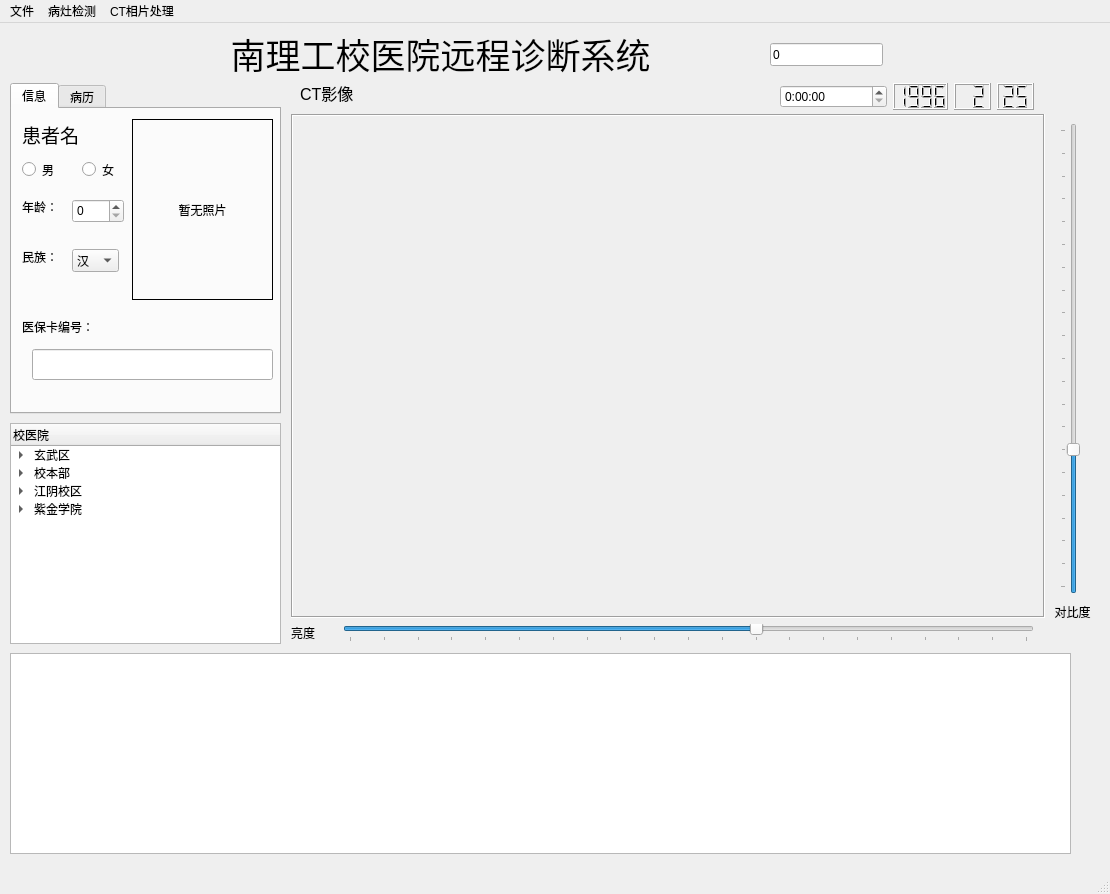
<?xml version="1.0" encoding="UTF-8"?>
<ui version="4.0">
 <class>MainWindow</class>
 <widget class="QMainWindow" name="MainWindow">
  <property name="geometry">
   <rect>
    <x>0</x>
    <y>0</y>
    <width>1110</width>
    <height>894</height>
   </rect>
  </property>
  <property name="sizePolicy">
   <sizepolicy hsizetype="Fixed" vsizetype="Fixed">
    <horstretch>0</horstretch>
    <verstretch>0</verstretch>
   </sizepolicy>
  </property>
  <property name="windowTitle">
   <string>MainWindow</string>
  </property>
  <widget class="QWidget" name="centralwidget">
   <property name="sizePolicy">
    <sizepolicy hsizetype="MinimumExpanding" vsizetype="MinimumExpanding">
     <horstretch>1</horstretch>
     <verstretch>1</verstretch>
    </sizepolicy>
   </property>
   <widget class="QLabel" name="label">
    <property name="geometry">
     <rect>
      <x>180</x>
      <y>10</y>
      <width>521</width>
      <height>41</height>
     </rect>
    </property>
    <property name="font">
     <font>
      <family>华文新魏</family>
      <pointsize>26</pointsize>
     </font>
    </property>
    <property name="text">
     <string>南理工校医院远程诊断系统</string>
    </property>
    <property name="alignment">
     <set>Qt::AlignCenter</set>
    </property>
   </widget>
   <widget class="QTreeWidget" name="treeWidget">
    <property name="geometry">
     <rect>
      <x>10</x>
      <y>400</y>
      <width>271</width>
      <height>221</height>
     </rect>
    </property>
    <property name="palette">
     <palette>
      <active>
       <colorrole role="Base">
        <brush brushstyle="SolidPattern">
         <color alpha="255">
          <red>255</red>
          <green>255</green>
          <blue>255</blue>
         </color>
        </brush>
       </colorrole>
      </active>
      <inactive>
       <colorrole role="Base">
        <brush brushstyle="SolidPattern">
         <color alpha="255">
          <red>255</red>
          <green>255</green>
          <blue>255</blue>
         </color>
        </brush>
       </colorrole>
      </inactive>
      <disabled>
       <colorrole role="Base">
        <brush brushstyle="SolidPattern">
         <color alpha="255">
          <red>240</red>
          <green>240</green>
          <blue>240</blue>
         </color>
        </brush>
       </colorrole>
      </disabled>
     </palette>
    </property>
    <column>
     <property name="text">
      <string>校医院</string>
     </property>
    </column>
    <item>
     <property name="text">
      <string>玄武区</string>
     </property>
     <item>
      <property name="text">
       <string>内科</string>
      </property>
      <item>
       <property name="text">
        <string>神经内科</string>
       </property>
      </item>
      <item>
       <property name="text">
        <string>消化科</string>
       </property>
      </item>
      <item>
       <property name="text">
        <string>内分泌科</string>
       </property>
      </item>
      <item>
       <property name="text">
        <string>妇科</string>
       </property>
      </item>
      <item>
       <property name="text">
        <string>呼吸科</string>
       </property>
      </item>
      <item>
       <property name="text">
        <string>肾内科</string>
       </property>
      </item>
     </item>
     <item>
      <property name="text">
       <string>外科</string>
      </property>
      <item>
       <property name="text">
        <string>肝胆外科</string>
       </property>
      </item>
      <item>
       <property name="text">
        <string>血管外科</string>
       </property>
      </item>
      <item>
       <property name="text">
        <string>心胸外科</string>
       </property>
      </item>
      <item>
       <property name="text">
        <string>耳鼻咽喉科</string>
       </property>
      </item>
     </item>
     <item>
      <property name="text">
       <string>急诊科</string>
      </property>
     </item>
    </item>
    <item>
     <property name="text">
      <string>校本部</string>
     </property>
     <item>
      <property name="text">
       <string>骨科</string>
      </property>
     </item>
     <item>
      <property name="text">
       <string>血管外科</string>
      </property>
     </item>
     <item>
      <property name="text">
       <string>心脏科</string>
      </property>
     </item>
     <item>
      <property name="text">
       <string>脑科</string>
      </property>
     </item>
     <item>
      <property name="text">
       <string>神经内科</string>
      </property>
     </item>
    </item>
    <item>
     <property name="text">
      <string>江阴校区</string>
     </property>
     <item>
      <property name="text">
       <string>消化科</string>
      </property>
     </item>
     <item>
      <property name="text">
       <string>呼吸科</string>
      </property>
     </item>
     <item>
      <property name="text">
       <string>泌尿外科</string>
      </property>
     </item>
     <item>
      <property name="text">
       <string>中医科</string>
      </property>
     </item>
    </item>
    <item>
     <property name="text">
      <string>紫金学院</string>
     </property>
     <item>
      <property name="text">
       <string>妇产科</string>
      </property>
     </item>
     <item>
      <property name="text">
       <string>老年医学科</string>
      </property>
     </item>
     <item>
      <property name="text">
       <string>儿科</string>
      </property>
     </item>
    </item>
   </widget>
   <widget class="QLabel" name="CT_Img_Label">
    <property name="geometry">
     <rect>
      <x>291</x>
      <y>91</y>
      <width>754</width>
      <height>504</height>
     </rect>
    </property>
    <property name="frameShape">
     <enum>QFrame::Box</enum>
    </property>
    <property name="frameShadow">
     <enum>QFrame::Sunken</enum>
    </property>
    <property name="text">
     <string/>
    </property>
    <property name="pixmap">
     <pixmap resource="res.qrc">:/CT.jpg</pixmap>
    </property>
    <property name="scaledContents">
     <bool>true</bool>
    </property>
    <property name="alignment">
     <set>Qt::AlignCenter</set>
    </property>
   </widget>
   <widget class="QLabel" name="label_2">
    <property name="geometry">
     <rect>
      <x>300</x>
      <y>60</y>
      <width>60</width>
      <height>20</height>
     </rect>
    </property>
    <property name="font">
     <font>
      <pointsize>12</pointsize>
     </font>
    </property>
    <property name="text">
     <string>CT影像</string>
    </property>
   </widget>
   <widget class="QTabWidget" name="tabWidget">
    <property name="geometry">
     <rect>
      <x>10</x>
      <y>60</y>
      <width>271</width>
      <height>331</height>
     </rect>
    </property>
    <property name="currentIndex">
     <number>0</number>
    </property>
    <widget class="QWidget" name="tab">
     <attribute name="title">
      <string>信息</string>
     </attribute>
     <widget class="QSpinBox" name="ageSpinBox">
      <property name="geometry">
       <rect>
        <x>60</x>
        <y>90</y>
        <width>52</width>
        <height>24</height>
       </rect>
      </property>
     </widget>
     <widget class="QLabel" name="label_6">
      <property name="geometry">
       <rect>
        <x>10</x>
        <y>210</y>
        <width>90</width>
        <height>15</height>
       </rect>
      </property>
      <property name="text">
       <string>医保卡编号：</string>
      </property>
     </widget>
     <widget class="QLabel" name="photoLabel">
      <property name="geometry">
       <rect>
        <x>120</x>
        <y>10</y>
        <width>141</width>
        <height>181</height>
       </rect>
      </property>
      <property name="frameShape">
       <enum>QFrame::Panel</enum>
      </property>
      <property name="text">
       <string>暂无照片</string>
      </property>
      <property name="scaledContents">
       <bool>true</bool>
      </property>
      <property name="alignment">
       <set>Qt::AlignCenter</set>
      </property>
     </widget>
     <widget class="QLabel" name="label_4">
      <property name="geometry">
       <rect>
        <x>10</x>
        <y>90</y>
        <width>45</width>
        <height>15</height>
       </rect>
      </property>
      <property name="text">
       <string>年龄：</string>
      </property>
     </widget>
     <widget class="QLineEdit" name="ssnLineEdit">
      <property name="geometry">
       <rect>
        <x>20</x>
        <y>240</y>
        <width>241</width>
        <height>31</height>
       </rect>
      </property>
     </widget>
     <widget class="QLabel" name="label_5">
      <property name="geometry">
       <rect>
        <x>10</x>
        <y>140</y>
        <width>45</width>
        <height>15</height>
       </rect>
      </property>
      <property name="text">
       <string>民族：</string>
      </property>
     </widget>
     <widget class="QComboBox" name="ethniComboBox">
      <property name="geometry">
       <rect>
        <x>60</x>
        <y>140</y>
        <width>47</width>
        <height>23</height>
       </rect>
      </property>
      <property name="currentText">
       <string>汉</string>
      </property>
      <property name="currentIndex">
       <number>0</number>
      </property>
      <item>
       <property name="text">
        <string>汉</string>
       </property>
      </item>
     </widget>
     <widget class="QRadioButton" name="femaleRadioButton">
      <property name="geometry">
       <rect>
        <x>70</x>
        <y>50</y>
        <width>44</width>
        <height>21</height>
       </rect>
      </property>
      <property name="text">
       <string>女</string>
      </property>
     </widget>
     <widget class="QLabel" name="nameLabel">
      <property name="geometry">
       <rect>
        <x>10</x>
        <y>10</y>
        <width>91</width>
        <height>31</height>
       </rect>
      </property>
      <property name="font">
       <font>
        <family>华文楷体</family>
        <pointsize>14</pointsize>
       </font>
      </property>
      <property name="text">
       <string>患者名</string>
      </property>
     </widget>
     <widget class="QRadioButton" name="maleRadioButton">
      <property name="geometry">
       <rect>
        <x>10</x>
        <y>50</y>
        <width>44</width>
        <height>21</height>
       </rect>
      </property>
      <property name="text">
       <string>男</string>
      </property>
     </widget>
    </widget>
    <widget class="QWidget" name="tab_2">
     <attribute name="title">
      <string>病历</string>
     </attribute>
     <widget class="QTextEdit" name="caseTextEdit">
      <property name="geometry">
       <rect>
        <x>10</x>
        <y>10</y>
        <width>261</width>
        <height>271</height>
       </rect>
      </property>
      <property name="html">
       <string>&lt;!DOCTYPE HTML PUBLIC &quot;-//W3C//DTD HTML 4.0//EN&quot; &quot;http://www.w3.org/TR/REC-html40/strict.dtd&quot;&gt;
&lt;html&gt;&lt;head&gt;&lt;meta name=&quot;qrichtext&quot; content=&quot;1&quot; /&gt;&lt;style type=&quot;text/css&quot;&gt;
p, li { white-space: pre-wrap; }
&lt;/style&gt;&lt;/head&gt;&lt;body style=&quot; font-family:'SimSun'; font-size:9pt; font-weight:400; font-style:normal;&quot;&gt;
&lt;p style=&quot; margin-top:0px; margin-bottom:0px; margin-left:0px; margin-right:0px; -qt-block-indent:0; text-indent:0px;&quot;&gt;暂未信息&lt;/p&gt;&lt;/body&gt;&lt;/html&gt;</string>
      </property>
     </widget>
    </widget>
   </widget>
   <widget class="QWidget" name="layoutWidget">
    <property name="geometry">
     <rect>
      <x>780</x>
      <y>60</y>
      <width>254</width>
      <height>27</height>
     </rect>
    </property>
    <layout class="QHBoxLayout" name="horizontalLayout_2">
     <item>
      <widget class="QTimeEdit" name="timeEdit">
       <property name="displayFormat">
        <string>H:mm:ss</string>
       </property>
      </widget>
     </item>
     <item>
      <layout class="QHBoxLayout" name="horizontalLayout">
       <item>
        <widget class="QLCDNumber" name="yearLcdNumber">
         <property name="digitCount">
          <number>4</number>
         </property>
         <property name="segmentStyle">
          <enum>QLCDNumber::Filled</enum>
         </property>
         <property name="value" stdset="0">
          <double>1996.000000000000000</double>
         </property>
         <property name="intValue" stdset="0">
          <number>1996</number>
         </property>
        </widget>
       </item>
       <item>
        <widget class="QLCDNumber" name="monthLcdNumber">
         <property name="digitCount">
          <number>2</number>
         </property>
         <property name="value" stdset="0">
          <double>2.000000000000000</double>
         </property>
        </widget>
       </item>
       <item>
        <widget class="QLCDNumber" name="dayLcdNumber">
         <property name="digitCount">
          <number>2</number>
         </property>
         <property name="intValue" stdset="0">
          <number>25</number>
         </property>
        </widget>
       </item>
      </layout>
     </item>
    </layout>
   </widget>
   <widget class="QTableView" name="basicTableView">
    <property name="geometry">
     <rect>
      <x>10</x>
      <y>630</y>
      <width>1061</width>
      <height>201</height>
     </rect>
    </property>
   </widget>
   <widget class="QLabel" name="label_horizon">
    <property name="geometry">
     <rect>
      <x>291</x>
      <y>601</y>
      <width>45</width>
      <height>17</height>
     </rect>
    </property>
    <property name="text">
     <string>亮度</string>
    </property>
   </widget>
   <widget class="QSlider" name="horizontalSlider">
    <property name="geometry">
     <rect>
      <x>343</x>
      <y>601</y>
      <width>691</width>
      <height>18</height>
     </rect>
    </property>
    <property name="maximum">
     <number>100</number>
    </property>
    <property name="value">
     <number>60</number>
    </property>
    <property name="orientation">
     <enum>Qt::Horizontal</enum>
    </property>
    <property name="tickPosition">
     <enum>QSlider::TicksBelow</enum>
    </property>
    <property name="tickInterval">
     <number>5</number>
    </property>
   </widget>
   <widget class="QSlider" name="verticalSlider">
    <property name="geometry">
     <rect>
      <x>1060</x>
      <y>100</y>
      <width>20</width>
      <height>471</height>
     </rect>
    </property>
    <property name="maximum">
     <number>100</number>
    </property>
    <property name="value">
     <number>30</number>
    </property>
    <property name="orientation">
     <enum>Qt::Vertical</enum>
    </property>
    <property name="tickPosition">
     <enum>QSlider::TicksAbove</enum>
    </property>
    <property name="tickInterval">
     <number>5</number>
    </property>
   </widget>
   <widget class="QLabel" name="label_vertical">
    <property name="geometry">
     <rect>
      <x>1050</x>
      <y>580</y>
      <width>45</width>
      <height>17</height>
     </rect>
    </property>
    <property name="text">
     <string>&lt;html&gt;&lt;head/&gt;&lt;body&gt;&lt;p&gt;对比度&lt;/p&gt;&lt;/body&gt;&lt;/html&gt;</string>
    </property>
    <property name="alignment">
     <set>Qt::AlignCenter</set>
    </property>
   </widget>
   <widget class="QLineEdit" name="lineEdit">
    <property name="geometry">
     <rect>
      <x>770</x>
      <y>20</y>
      <width>113</width>
      <height>23</height>
     </rect>
    </property>
    <property name="text">
     <string>0</string>
    </property>
   </widget>
  </widget>
  <widget class="QMenuBar" name="menubar">
   <property name="geometry">
    <rect>
     <x>0</x>
     <y>0</y>
     <width>1110</width>
     <height>25</height>
    </rect>
   </property>
   <widget class="QMenu" name="menu">
    <property name="title">
     <string>病灶检测</string>
    </property>
    <addaction name="actionStart"/>
    <addaction name="actionparamSet"/>
    <addaction name="actionresetCT"/>
   </widget>
   <widget class="QMenu" name="menuCT">
    <property name="title">
     <string>CT相片处理</string>
    </property>
    <addaction name="actionlight"/>
    <addaction name="actionscale"/>
    <addaction name="actiongray"/>
    <addaction name="actionguassainBlur"/>
    <addaction name="actionclearNoise"/>
    <addaction name="actionbitlateBlur"/>
   </widget>
   <widget class="QMenu" name="menu_CT">
    <property name="title">
     <string>文件</string>
    </property>
    <addaction name="actionreadCT"/>
    <addaction name="actionsaveCT"/>
    <addaction name="actionexit"/>
   </widget>
   <addaction name="menu_CT"/>
   <addaction name="menu"/>
   <addaction name="menuCT"/>
  </widget>
  <widget class="QStatusBar" name="statusbar"/>
  <action name="actionStart">
   <property name="text">
    <string>开始诊断</string>
   </property>
  </action>
  <action name="actionparamSet">
   <property name="text">
    <string>参数设置</string>
   </property>
  </action>
  <action name="actionresetCT">
   <property name="text">
    <string>重置CT相片</string>
   </property>
  </action>
  <action name="actionlight">
   <property name="text">
    <string>对比度和亮度</string>
   </property>
  </action>
  <action name="actionscale">
   <property name="text">
    <string>旋转和缩放</string>
   </property>
  </action>
  <action name="actiongray">
   <property name="text">
    <string>二值化</string>
   </property>
  </action>
  <action name="actionguassainBlur">
   <property name="text">
    <string>高斯滤波</string>
   </property>
  </action>
  <action name="actionclearNoise">
   <property name="text">
    <string>噪声消除</string>
   </property>
  </action>
  <action name="actionbitlateBlur">
   <property name="text">
    <string>双边滤波</string>
   </property>
  </action>
  <action name="actionreadCT">
   <property name="text">
    <string> 读取 CT</string>
   </property>
  </action>
  <action name="actionsaveCT">
   <property name="text">
    <string>将当前 CT 另存为</string>
   </property>
  </action>
  <action name="actionexit">
   <property name="text">
    <string> 退出程序</string>
   </property>
  </action>
 </widget>
 <resources>
  <include location="res.qrc"/>
 </resources>
 <connections/>
</ui>
